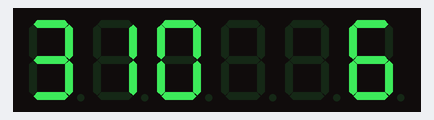
A sketch run on a simulated Arduino Uno, built with avr-gcc and run on an emulated ATmega328P. On the bench: 6-digit seven-segment display. Wiring (inferred from the names in the program): TM1637 display: clock pin 2; DIO pin 3.

Above: at 0.1 s.

The sketch:

TM1637Clock.ino
```cpp
// set current time by editing the values at line 16 and 17
const int clock = 2;
const int data = 3;
uint8_t digits[] = { 0x3f, 0x06, 0x5b, 0x4f, 0x66, 0x6d, 0x7d, 0x07, 0x7f, 0x6f };
void setup()
{
  setupInterrupt();
  pinMode(clock, OUTPUT);
  pinMode(data, OUTPUT);
  start();
  writeValue(0x8c);
  stop();
  write(0x00, 0x00, 0x00, 0x00);
}
byte tcnt2;
  unsigned long setMinutes = 36;
  unsigned long setHours = 1.;
  unsigned long time = (setMinutes * 60 * 1000) + (setHours * 3600 *1000);
void setupInterrupt()
{
  TIMSK2 &= ~(1<<TOIE2);
  TCCR2A &= ~((1<<WGM21) | (1<<WGM20));
  TCCR2B &= ~(1<<WGM22);
  ASSR &= ~(1<<AS2);
  TIMSK2 &= ~(1<<OCIE2A);
  TCCR2B |= (1<<CS22)  | (1<<CS20);
  TCCR2B &= ~(1<<CS21);
  tcnt2 = 131;
  TCNT2 = tcnt2;
  TIMSK2 |= (1<<TOIE2);
}
ISR(TIMER2_OVF_vect) {
  TCNT2 = tcnt2;
  time++;
  time = time % 86400000;
}
void loop()
{
  unsigned long t = (unsigned long)(time/1000);
  uint8_t minutes = (byte)((t / 60) % 60);
  uint8_t hours = (byte)((t / 3600) % 24);
  uint8_t seconds = (byte)(t % 60);
    write(digits[hours / 10], digits[hours % 10] | ((seconds & 0x01) << 7), digits[minutes / 10], digits[minutes % 10]);
}
void write(uint8_t first, uint8_t second, uint8_t third, uint8_t fourth)
{
  start();
  writeValue(0x40);
  stop();
  start();
  writeValue(0xc0);
  writeValue(first);
  writeValue(second);
  writeValue(third);
  writeValue(fourth);
  stop();
}
void start(void)
{
  digitalWrite(clock,HIGH);
  digitalWrite(data,HIGH);
  delayMicroseconds(5);
  digitalWrite(data,LOW);
  digitalWrite(clock,LOW);
  delayMicroseconds(5);
}
void stop(void)
{
  digitalWrite(clock,LOW);
  digitalWrite(data,LOW);
  delayMicroseconds(5);

  digitalWrite(clock,HIGH);
  digitalWrite(data,HIGH);
  delayMicroseconds(5);
}
bool writeValue(uint8_t value)
{
  for(uint8_t i = 0; i < 8; i++)
  {
    digitalWrite(clock, LOW);
    delayMicroseconds(5);
    digitalWrite(data, (value & (1 << i)) >> i);
    delayMicroseconds(5);
    digitalWrite(clock, HIGH);
    delayMicroseconds(5);
  }
  digitalWrite(clock,LOW);
  delayMicroseconds(5);
  pinMode(data,INPUT);
  digitalWrite(clock,HIGH);
  delayMicroseconds(5);
  bool ack = digitalRead(data) == 0;
  pinMode(data,OUTPUT);
  return ack;
}
```
